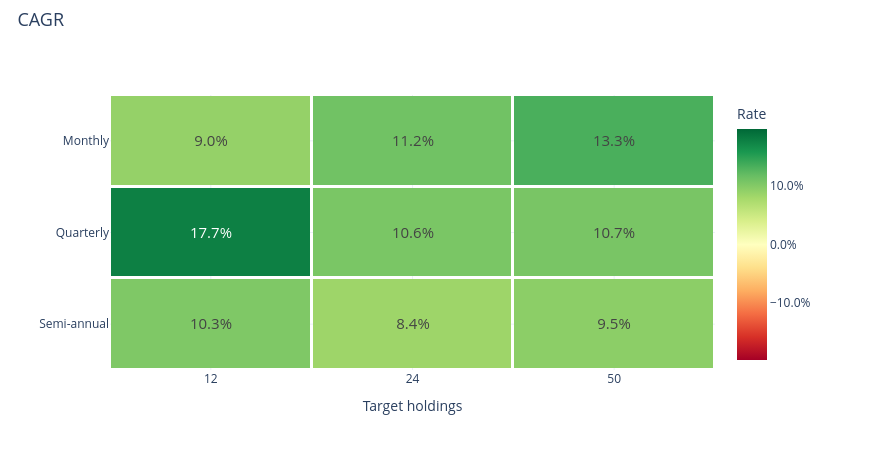

Notebook code cell kept with this figure:
### Markdown cell above
### CAGR

### Code cell
research.heatmap('cagr')

### Figure 1 — Plotly figure (JSON) as saved in the notebook; plotly's stock layout.template omitted (floating-point values rounded to 4 significant figures)
{"data": [{"colorbar": {"tickformat": ".1%", "title": {"text": "Rate"}}, "colorscale": [[0.0, "rgb(165,0,38)"], [0.1, "rgb(215,48,39)"], [0.2, "rgb(244,109,67)"], [0.3, "rgb(253,174,97)"], [0.4, "rgb(254,224,139)"], [0.5, "rgb(255,255,191)"], [0.6, "rgb(217,239,139)"], [0.7, "rgb(166,217,106)"], [0.8, "rgb(102,189,99)"], [0.9, "rgb(26,152,80)"], [1.0, "rgb(0,104,55)"]], "text": [["9.0%", "11.2%", "13.3%"], ["17.7%", "10.6%", "10.7%"], ["10.3%", "8.4%", "9.5%"]], "textfont": {"size": 15}, "texttemplate": "%{text}", "type": "heatmap", "x": ["12", "24", "50"], "xgap": 3, "y": ["Monthly", "Quarterly", "Semi-annual"], "ygap": 3, "z": [[0.0895, 0.1116, 0.1328], [0.1772, 0.1059, 0.1065], [0.1026, 0.08402, 0.09491]], "zmax": 0.1971, "zmid": 0.0, "zmin": -0.1971}], "layout": {"height": 450, "hovermode": "closest", "legend": {"font": {"size": 12}, "itemclick": "toggle", "itemdoubleclick": "toggleothers", "x": 1.025, "y": 1}, "margin": {"b": 80, "l": 110, "r": 155, "t": 95}, "title": {"font": {"size": 18}, "text": "CAGR", "x": 0.02, "y": 0.97}, "width": 870, "xaxis": {"title": {"text": "Target holdings"}}, "yaxis": {"autorange": "reversed"}}}
